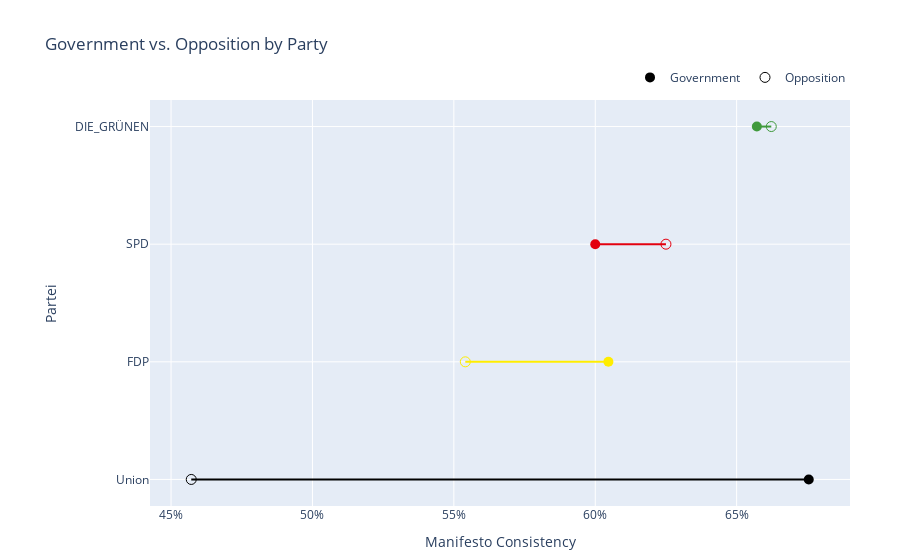

Write notebook code for a chart like this one.
### Code cell
import pandas as pd
import plotly.graph_objects as go

color_map = {
    'DIE_LINKE': '#BE3075',
    'AfD':       '#00A2DE',
    'Union':     '#000000',
    'FDP':       '#FFED00',
    'DIE_GRÜNEN':'#409A3C',
    'SPD':       '#E3000F'
}

grouped = (
    predictions
    .groupby(['party', 'is_governing'], as_index=False)['vote_correct']
    .mean()
)
grouped = grouped[~grouped["party"].isin(["AfD", "DIE_LINKE"])]
diffs = grouped.pivot(index='party', columns='is_governing', values='vote_correct')
diffs['gap'] = (diffs[True] - diffs[False]).abs()
ordered_parties = diffs.sort_values('gap', ascending=False).index.tolist()

fig = go.Figure()

for party in ordered_parties:
    x_vals = [diffs.loc[party, False], diffs.loc[party, True]]
    fig.add_trace(go.Scatter(
        x=x_vals,
        y=[party, party],
        mode='lines',
        line=dict(color=color_map[party]),
        showlegend=False,
        hoverinfo='none'
    ))

fig.add_trace(go.Scatter(
    x=diffs[True].reindex(ordered_parties),
    y=ordered_parties,
    mode='markers',
    name='Government',
    marker=dict(symbol='circle', size=10, color=[color_map[p] for p in ordered_parties]),
    hovertemplate='Partei: %{y}<br>Regierung: %{x:.1%}<extra></extra>'
))

fig.add_trace(go.Scatter(
    x=diffs[False].reindex(ordered_parties),
    y=ordered_parties,
    mode='markers',
    name='Opposition',
    marker=dict(symbol='circle-open', size=10, color=[color_map[p] for p in ordered_parties]),
    hovertemplate='Partei: %{y}<br>Opposition: %{x:.1%}<extra></extra>'
))

fig.update_layout(
    title="Government vs. Opposition by Party",
    xaxis_title="Manifesto Consistency",
    yaxis_title="Partei",
    xaxis_tickformat=".0%",
    legend=dict(orientation="h", yanchor="bottom", y=1.02, xanchor="right", x=1),
    margin=dict(l=150, r=50, t=100, b=50)
)

fig.show()

### Figure 1 — Plotly figure (JSON) as saved in the notebook; plotly's stock layout.template omitted (floating-point values rounded to 4 significant figures)
{"data": [{"hoverinfo": "none", "line": {"color": "#000000"}, "mode": "lines", "showlegend": false, "type": "scatter", "x": [0.4571, 0.6755], "y": ["Union", "Union"]}, {"hoverinfo": "none", "line": {"color": "#FFED00"}, "mode": "lines", "showlegend": false, "type": "scatter", "x": [0.5541, 0.6047], "y": ["FDP", "FDP"]}, {"hoverinfo": "none", "line": {"color": "#E3000F"}, "mode": "lines", "showlegend": false, "type": "scatter", "x": [0.625, 0.6], "y": ["SPD", "SPD"]}, {"hoverinfo": "none", "line": {"color": "#409A3C"}, "mode": "lines", "showlegend": false, "type": "scatter", "x": [0.6623, 0.6571], "y": ["DIE_GRÜNEN", "DIE_GRÜNEN"]}, {"hovertemplate": "Partei: %{y}<br>Regierung: %{x:.1%}<extra></extra>", "marker": {"color": ["#000000", "#FFED00", "#E3000F", "#409A3C"], "size": 10, "symbol": "circle"}, "mode": "markers", "name": "Government", "type": "scatter", "x": [0.6755, 0.6047, 0.6, 0.6571], "y": ["Union", "FDP", "SPD", "DIE_GRÜNEN"]}, {"hovertemplate": "Partei: %{y}<br>Opposition: %{x:.1%}<extra></extra>", "marker": {"color": ["#000000", "#FFED00", "#E3000F", "#409A3C"], "size": 10, "symbol": "circle-open"}, "mode": "markers", "name": "Opposition", "type": "scatter", "x": [0.4571, 0.5541, 0.625, 0.6623], "y": ["Union", "FDP", "SPD", "DIE_GRÜNEN"]}], "layout": {"legend": {"orientation": "h", "x": 1, "xanchor": "right", "y": 1.02, "yanchor": "bottom"}, "margin": {"b": 50, "l": 150, "r": 50, "t": 100}, "title": {"text": "Government vs. Opposition by Party"}, "xaxis": {"tickformat": ".0%", "title": {"text": "Manifesto Consistency"}}, "yaxis": {"title": {"text": "Partei"}}}}
